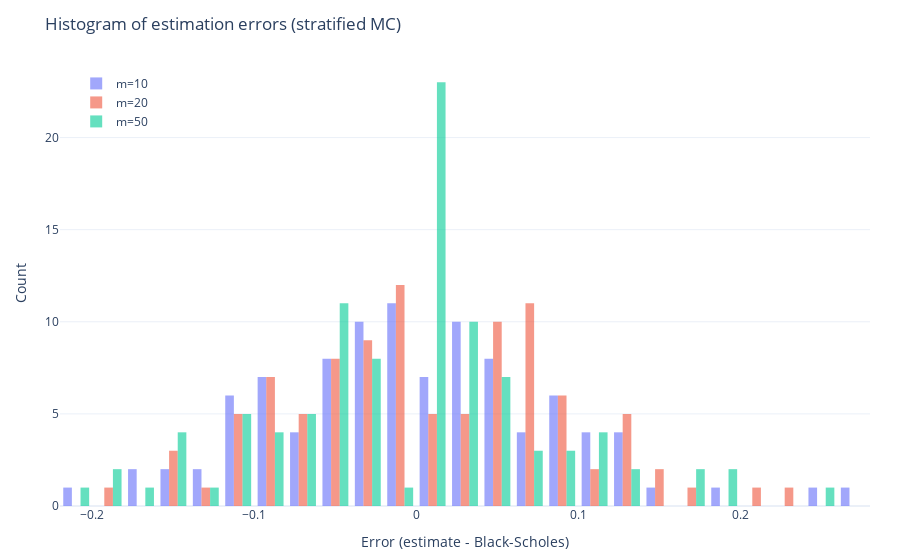

Notebook source saved alongside this figure:
### Markdown cell above
W metodzie stratyfikacji ważne jest, aby w każdej stracie znajdowała się wystarczająco duża liczba próbek. Jeżeli całkowita liczba symulacji to $R$, to liczba próbek przypadających na jedną stratę wynosi

$$
R_i = \frac{R}{m}.
$$

Gdy $m$ jest zbyt duże, wtedy $R_i$ staje się małe, a średnie warunkowe $\bar{Y}_i$ obliczane w poszczególnych stratach mają wysoką wariancję. W skrajnym przypadku, kiedy $m$ byłoby zbliżone do $R$, każda strata miałaby około jednej próbki, przez co stratyfikacja przestaje działać i sprowadza się do zwykłego Monte Carlo.

W celu zbadania wpływu liczby stratum $m$ na jakość estymacji w metodzie stratyfikacji
rozważamy trzy wartości:
$$
m \in \{10, 20, 50\}.
$$
Dla każdej z nich analizujemy dwa schematy alokacji próby: **alokację proporcjonalną**
oraz **alokację optymalną**. Całkowita liczba symulacji $R$ jest stała, a dla każdej
kombinacji liczby stratum i schematu alokacji wykonujemy **100 niezależnych powtórzeń
estymatora**. Dla każdego powtórzenia obliczamy błąd estymacji jako różnicę pomiędzy
wartością uzyskaną metodą Monte Carlo a dokładną wartością wyznaczoną ze wzoru
Blacka--Scholesa.

### Code cell
hist_path = PLOTS_DIR / "strata_errors_hist.pkl"
box_path = PLOTS_DIR / "strata_errors_box.pkl"

with hist_path.open("rb") as f:
    hist_fig = pickle.load(f)
hist_fig
